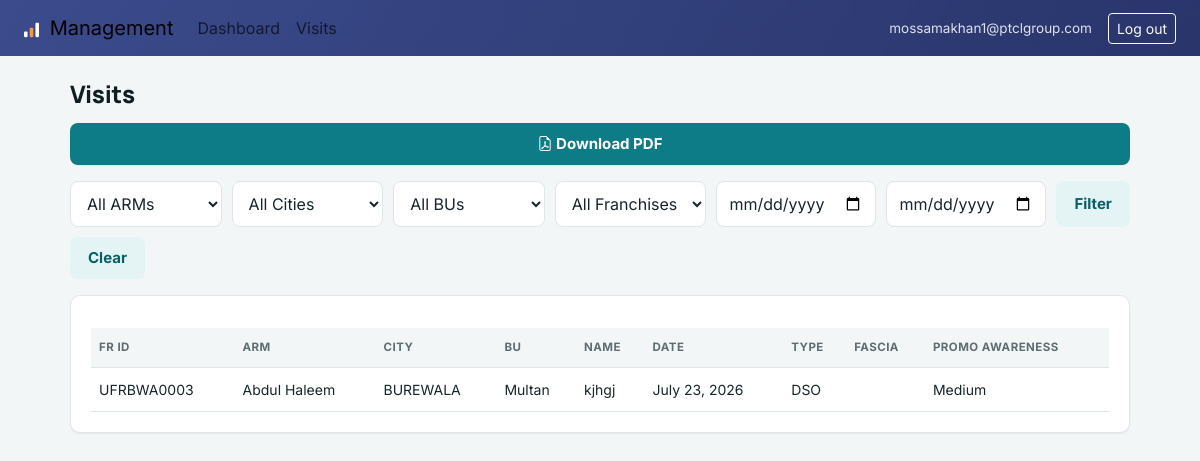
Before: /management/visits/ (signed in) with the older database file.
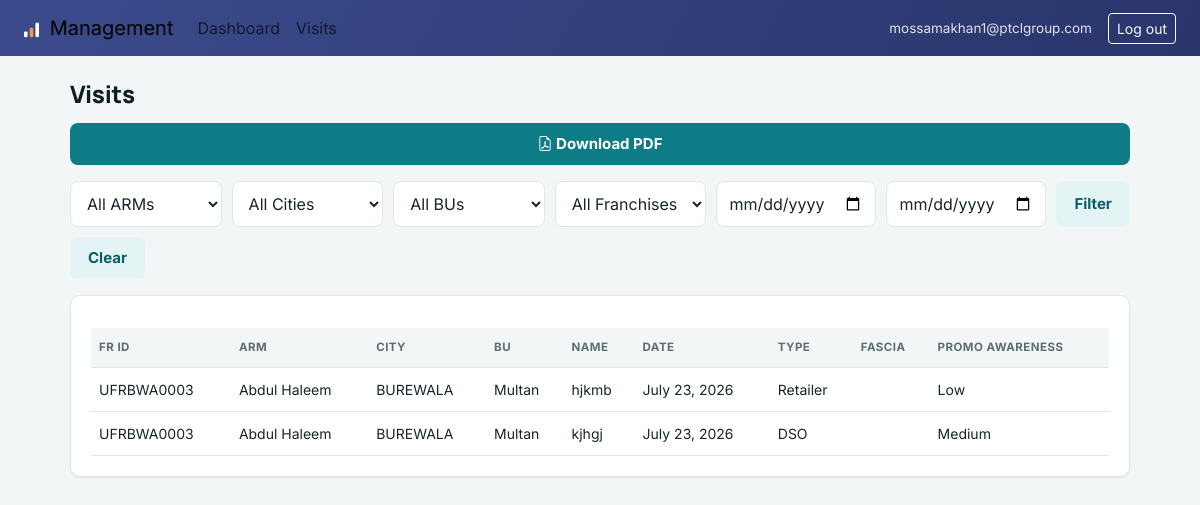
After: the same page with the newer database file.
### visits/models.py (models this page shows, shortened)
class MarketVisit(models.Model):
    STATUS_CHOICES = [
        ('open', 'Open'),
        ('in_progress', 'In Progress'),
        ('resolved', 'Resolved'),
    ]
    PRIORITY_CHOICES = [
        ('low', 'Low'),
        ('medium', 'Medium'),
        ('high', 'High'),
    ]
    TYPE_CHOICES = [
        ('retailer', 'Retailer'),
        ('dso', 'DSO'),
        ('stall', 'Stall'),
        ('wic', 'WIC'),
    ]
    YES_NO_CHOICES = [
        ('yes', 'Yes'),
        ('no', 'No'),
    ]
    NEW_EXISTING_CHOICES = [
        ('new', 'New'),
        ('existing', 'Existing'),
    ]
    LOAD_STOCK_CHOICES = [
        ('0-99', '0-99'),
        ('100-500', '100-500'),
        ('501-1000', '501-1000'),
        ('1001-5000', '1001-5000'),
        ('above_5000', 'Above 5000'),
    ]
    AWARENESS_CHOICES = [
        ('low', 'Low'),
        ('medium', 'Medium'),
        ('high', 'High'),
    ]
    visited_by = models.ForeignKey(
        settings.AUTH_USER_MODEL,
        on_delete=models.SET_NULL,
        null=True,
        related_name='market_visits',
    )
    franchise = models.ForeignKey(
        'hierarchy.FranchiseRecord',
        on_delete=models.SET_NULL,
        null=True,
        related_name='visits',
        verbose_name='Franchise (FR ID)',
    )
    new_or_existing = models.CharField(
        max_length=10, choices=NEW_EXISTING_CHOICES, verbose_name="New or Existing"
    )
    visit_date = models.DateField(db_index=True)
    visit_time = models.TimeField()
    name = models.CharField(max_length=150, verbose_name="Name")
    evc = models.CharField(
        max_length=12,
        validators=[evc_validator],
        verbose_name="EVC",
        help_text="Digits only, starting with 92",
    )
    visit_type = models.CharField(max_length=20, choices=TYPE_CHOICES, verbose_name="Type")
    bvs = models.CharField(max_length=3, choices=YES_NO_CHOICES, verbose_name="BVS")
    bvs_imei = models.CharField(max_length=50, verbose_name="BVS IMEI")
    rso_visit = models.CharField(max_length=3, choices=YES_NO_CHOICES, verbose_name="RSO Visit")
    latitude = models.DecimalField(max_digits=9, decimal_places=6, null=True, blank=True)
    longitude = models.DecimalField(max_digits=9, decimal_places=6, null=True, blank=True)
    load_stock_range = models.CharField(max_length=15, choices=LOAD_STOCK_CHOICES, verbose_name="Load Stock")
    psim_stock = models.PositiveIntegerField(default=0, verbose_name="PSim Stock")
    npsim_stock = models.PositiveIntegerField(default=0, verbose_name="NP Sim Stock")
    mbb_stock = models.PositiveIntegerField(default=0, verbose_name="MBB Stock")
    zong_avg_loading = models.DecimalField(max_digits=12, decimal_places=2, default=0, verbose_name="Zong - Average Loading")
    zong_avg_sim_sales = models.DecimalField(max_digits=12, decimal_places=2, default=0, verbose_name="Zong - Average Sim Sales")
    jazz_avg_loading = models.DecimalField(max_digits=12, decimal_places=2, default=0, verbose_name="Jazz - Average Loading")
    jazz_avg_sim_sales = models.DecimalField(max_digits=12, decimal_places=2, default=0, verbose_name="Jazz - Average Sim Sales")
    fascia_zong = models.BooleanField(default=False, verbose_name="Zong")
    fascia_ufone = models.BooleanField(default=False, verbose_name="Ufone")
    fascia_jazz = models.BooleanField(default=False, verbose_name="Jazz")
    avh_zong = models.BooleanField(default=False, verbose_name="Zong")
    avh_ufone = models.BooleanField(default=False, verbose_name="Ufone")
    avh_jazz = models.BooleanField(default=False, verbose_name="Jazz")
    pos_zong = models.BooleanField(default=False, verbose_name="Zong")
    pos_ufone = models.BooleanField(default=False, verbose_name="Ufone")
    pos_jazz = models.BooleanField(default=False, verbose_name="Jazz")
    promo_awareness = models.CharField(max_length=10, choices=AWARENESS_CHOICES, verbose_name="Promo Awareness")
    bundle_awareness = models.CharField(max_length=10, choices=AWARENESS_CHOICES, verbose_name="Bundle Awareness")
    fca_commitment = models.PositiveIntegerField(null=True, blank=True, verbose_name="FCA Commitment")
    mnp_commitment = models.PositiveIntegerField(null=True, blank=True, verbose_name="MNP Commitment")
    comments = models.TextField(blank=True, verbose_name="Comments")
    management_comment = models.TextField(blank=True, verbose_name="Management Comment")
    photo = models.ImageField(upload_to='visit_photos/', verbose_name="Photo 1")
    photo2 = models.ImageField(upload_to='visit_photos/', blank=True, null=True, verbose_name="Photo 2")
    priority = models.CharField(max_length=10, choices=PRIORITY_CHOICES, default='medium', db_index=True)
    status = models.CharField(max_length=15, choices=STATUS_CHOICES, default='open', db_index=True)
    created_at = models.DateTimeField(auto_now_add=True)
    updated_at = models.DateTimeField(auto_now=True)
    class Meta:
        ordering = ['-visit_date', '-created_at']

### hierarchy/models.py (models this page shows, shortened)
class FranchiseRecord(models.Model):
    fr_id = models.CharField(max_length=50, unique=True, verbose_name="FR ID")
    region = models.CharField(max_length=100, blank=True, db_index=True)
    bu = models.CharField(max_length=100, blank=True, verbose_name="BU", db_index=True)
    fr_status = models.CharField(max_length=50, blank=True, verbose_name="FR Status")
    fr_city = models.CharField(max_length=100, blank=True, verbose_name="FR City", db_index=True)
    fr_address = models.CharField(max_length=255, blank=True, verbose_name="FR Address")
    arm_name = models.CharField(max_length=150, blank=True, verbose_name="ARM Name", db_index=True)
    arm_emp_no = models.CharField(max_length=50, blank=True, verbose_name="ARM Emp #")
    email = models.EmailField(db_index=True)
    user = models.ForeignKey(
        settings.AUTH_USER_MODEL,
        on_delete=models.SET_NULL,
        null=True,
        blank=True,
        related_name='franchise_records',
    )
    uploaded_at = models.DateTimeField(auto_now_add=True)
    updated_at = models.DateTimeField(auto_now=True)
    class Meta:
        ordering = ['region', 'fr_id']

### reports/views.py (the view)
# urls.py: path('visits/', views.viewer_dashboard, name='viewer_dashboard'),
@report_access_required
def viewer_dashboard(request):
    visits, filters = _filtered_visits(request)
    paginator = Paginator(visits, 15)
    page_obj = paginator.get_page(request.GET.get('page'))
    context = {
        'page_obj': page_obj,
        **filters,
        'arm_options': get_cached_filter_options('arm_name'),
        'city_options': get_cached_filter_options('fr_city'),
        'bu_options': get_cached_filter_options('bu'),
        'fr_id_options': get_cached_filter_options('fr_id'),
        'query_string': request.GET.urlencode(),
    }
    return render(request, 'reports/viewer_dashboard.html', context)

### reports/views.py (called while the page is built)
def get_cached_filter_options(field):
    cache_key = f'hierarchy_filter_options:{field}'
    values = cache.get(cache_key)
    if values is None:
        values = list(
            FranchiseRecord.objects.exclude(**{field: ''})
            .exclude(**{field: None})
            .values_list(field, flat=True)
            .distinct()
            .order_by(field)
        )
        cache.set(cache_key, values, FILTER_OPTIONS_CACHE_TIMEOUT)
    return values

### reports/templates/reports/viewer_dashboard.html (shortened to what this page needs)
{% extends 'reports/base.html' %}
{% block content %}
<div class="page-header">
    <h1>Visits</h1>
    <a href="{% url 'viewer_dashboard_pdf' %}?{{ query_string }}" class="btn btn-primary">
        <i class="bi bi-file-earmark-pdf"></i> Download PDF
    </a>
</div>
<form method="get" class="filter-bar" style="flex-wrap: wrap;">
    <select name="arm">
        <option value="">All ARMs</option>
    </select>
    <select name="city">
        <option value="">All Cities</option>
    </select>
    <select name="bu">
        <option value="">All BUs</option>
    </select>
    <select name="fr_id">
        <option value="">All Franchises</option>
    </select>
    <input type="date" name="date_from" value="{{ date_from }}" title="From date">
    <input type="date" name="date_to" value="{{ date_to }}" title="To date">
    <button type="submit" class="btn-secondary">Filter</button>
    <a href="{% url 'viewer_dashboard' %}" class="btn-secondary">Clear</a>
</form>
<div class="panel">
    <div class="table-responsive">
<table class="data-table">
        <thead>
            <tr>
                <th>FR ID</th>
                <th>ARM</th>
                <th>City</th>
                <th>BU</th>
                <th>Name</th>
                <th>Date</th>
                <th>Type</th>
                <th>Fascia</th>
                <th>Promo Awareness</th>
            </tr>
        </thead>
        <tbody>
            {% for visit in page_obj %}
            <tr onclick="window.location='{% url 'visit_detail' visit.pk %}'" class="clickable-row">
                <td>{{ visit.franchise.fr_id|default:"—" }}</td>
                <td>{{ visit.franchise.arm_name|default:"—" }}</td>
                <td>{{ visit.franchise.fr_city|default:"—" }}</td>
                <td>{{ visit.franchise.bu|default:"—" }}</td>
                <td>{{ visit.name }}</td>
                <td>{{ visit.visit_date }}</td>
                <td>{{ visit.get_visit_type_display }}</td>
                <td>{{ visit.get_fascia_display }}</td>
                <td>{{ visit.get_promo_awareness_display }}</td>
            </tr>
            {% empty %}
            <tr><td colspan="9">No visits match these filters.</td></tr>
            {% endfor %}
        </tbody>
    </table>
</div>
</div>
{% endblock %}

Changed rows visible on the page:
added MarketVisit: franchise.fr_id "UFRBWA0003", franchise.arm_name "Abdul Haleem", franchise.fr_city "BUREWALA", franchise.bu "Multan", name "hjkmb", visit_date "July 23, 2026", visit_type "Retailer", promo_awareness "Low"
